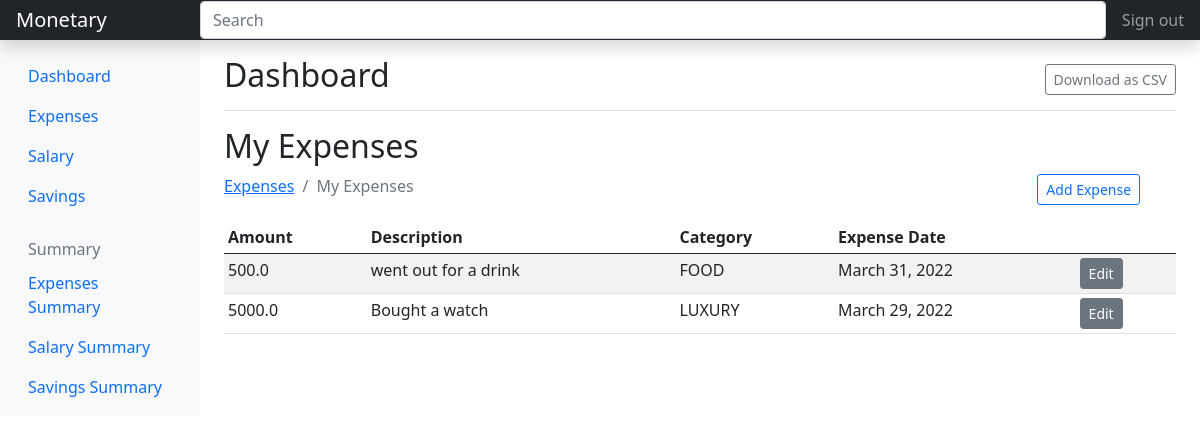
The app's page / (signed in), older data.
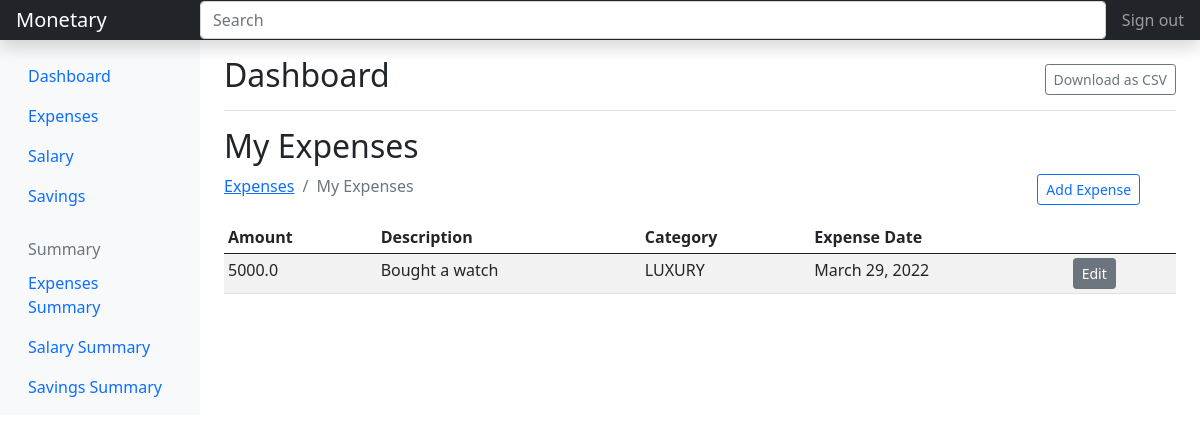
The same page, newer data.
### expenses/models.py (models this page shows, shortened)
class Expense(models.Model):
    amount = models.FloatField()
    date = models.DateField(default=now)
    description = models.TextField()
    owner = models.ForeignKey(to=User, on_delete=models.CASCADE)
    category = models.CharField(max_length=200)
    class Meta:
        ordering = ['-date']

### expenses/views.py (the view)
# urls.py: path('', views.index, name="expenses"),
@login_required(login_url='/accounts/login')
def index(request):
    categories = Category.objects.all()
    expenses = Expense.objects.filter(owner=request.user)
    paginator = Paginator(expenses, 5)
    page_num = request.GET.get('page')
    page_obj = Paginator.get_page(paginator, page_num)
    context = {
        'expenses': expenses,
        'page_obj': page_obj
    }
    return render(request, 'expenses/index.html', context)

### expenses/templates/expenses/index.html
{% extends 'base.html' %}
{% load static %}
{% block content %}
<div class="d-flex justify-content-between flex-wrap flex-md-nowrap align-items-center pt-3 pb-2 mb-3 border-bottom">
    <h1 class="h2">Dashboard</h1>
    <div class="btn-toolbar mb-2 mb-md-0">
       <a href="" class="btn btn-outline-secondary btn-sm">Download as CSV</a>
    </div>
</div>
<h2>My Expenses</h2>
<div class="row">
    <div class="col-md-10">
        <nav aria-label="breadcrumb">
            <ol class="breadcrumb">
                <li class="breadcrumb-item"><a href="">Expenses</a></li>
                <li class="breadcrumb-item active" aria-current="page">My Expenses</li>
            </ol>
        </nav>
    </div>
    <div class="col-md-2">
        <a href="{% url 'add-expenses' %}" class="btn btn-outline-primary btn-sm mb-3">Add Expense</a>
    </div>
</div>
<div class="table-responsive">
    <table class="table table-striped table-sm">
        <thead>
            <tr>
                <th>Amount</th>
                <th>Description</th>
                <th>Category</th>
                <th>Expense Date</th>
                <th></th>
            </tr>
        </thead>
        <tbody>
            {% for expense in page_obj %}
            <tr>
                <td>{{expense.amount}}</td>
                <td>{{expense.description}}</td>
                <td>{{expense.category}}</td>
                <td>{{expense.date}}</td>
                <td><a href="{% url 'expense-edit' expense.id %}" class="btn btn-secondary btn-sm">Edit</a></td>
            </tr>
            {% endfor %}
        </tbody>
    </table>
</div>
{% endblock %}

Row changes from the older to the newer data that the page shows:
removed Expense: amount "500.0", description "went out for a drink", category "FOOD", date "March 31, 2022"
